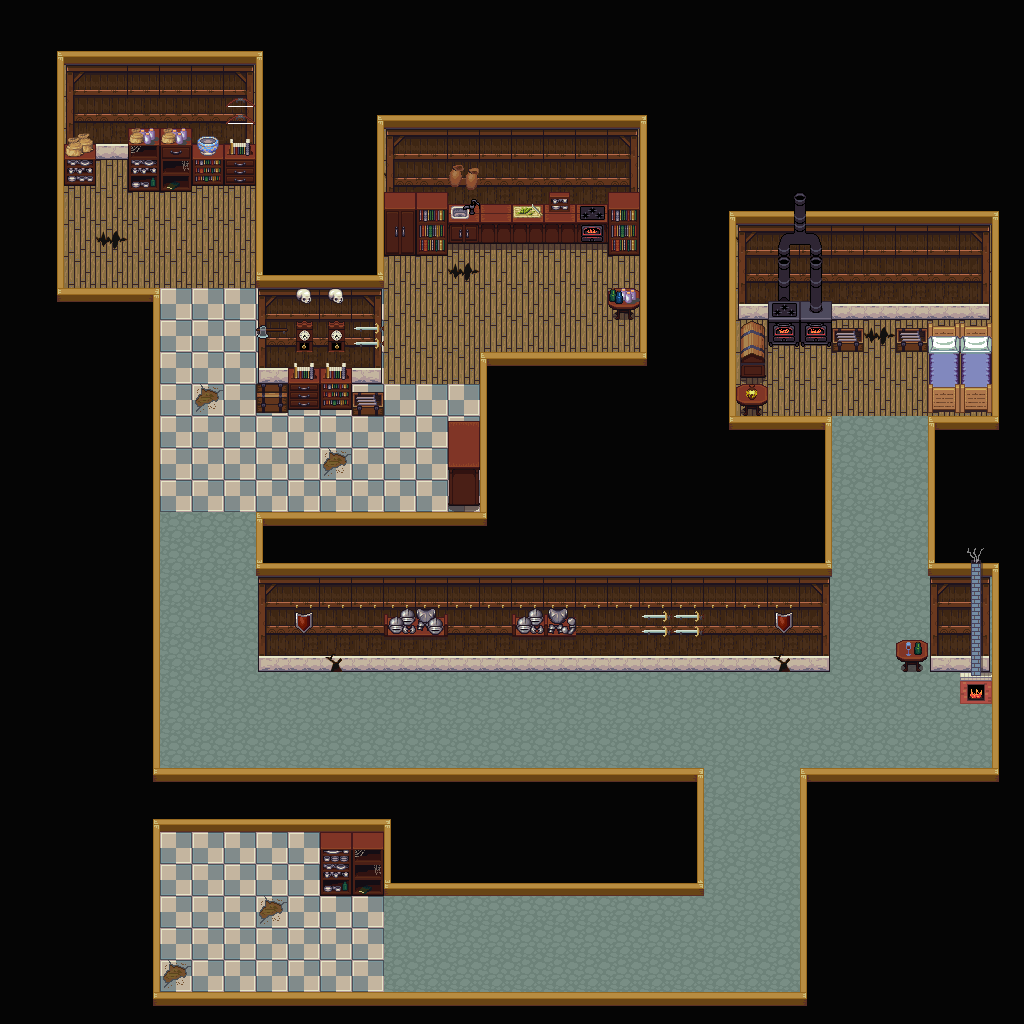

This is a level from a 2D game, rendered from its Tiled map with the project's own tilesets. A one-line summary and the map file follow, with tile-layer data summarised:
An orthogonal 32x32 tile map with 32x32 px tiles, 5 tile layers (layout, Walls, paneling, furniture, ...), 2 tilesets.

<map version="1.10" tiledversion="1.11.0" orientation="orthogonal" renderorder="right-down" width="32" height="32" tilewidth="32" tileheight="32" infinite="0" nextlayerid="10" nextobjectid="1">
 <tileset firstgid="1" source="re_indoors.tsx" />
 <tileset firstgid="257" source="wood_paneling.tsx" />
 <layer id="1" name="layout" width="32" height="32" locked="1">
  <data>[1024 cells, 1024 non-empty, 18 distinct tile ids]</data>
 </layer>
 <layer id="9" name="Walls" width="32" height="32" locked="1">
  <data>[1024 cells, 378 non-empty, 23 distinct tile ids]</data>
 </layer>
 <layer id="2" name="paneling" width="32" height="32" locked="1">
  <data>[1024 cells, 138 non-empty, 13 distinct tile ids]</data>
 </layer>
 <layer id="7" name="furniture" width="32" height="32" locked="1">
  <data>[1024 cells, 85 non-empty, 58 distinct tile ids]</data>
 </layer>
 <layer id="8" name="acabados" width="32" height="32" locked="1">
  <data>[1024 cells, 5 non-empty, 4 distinct tile ids]</data>
 </layer>
</map>
